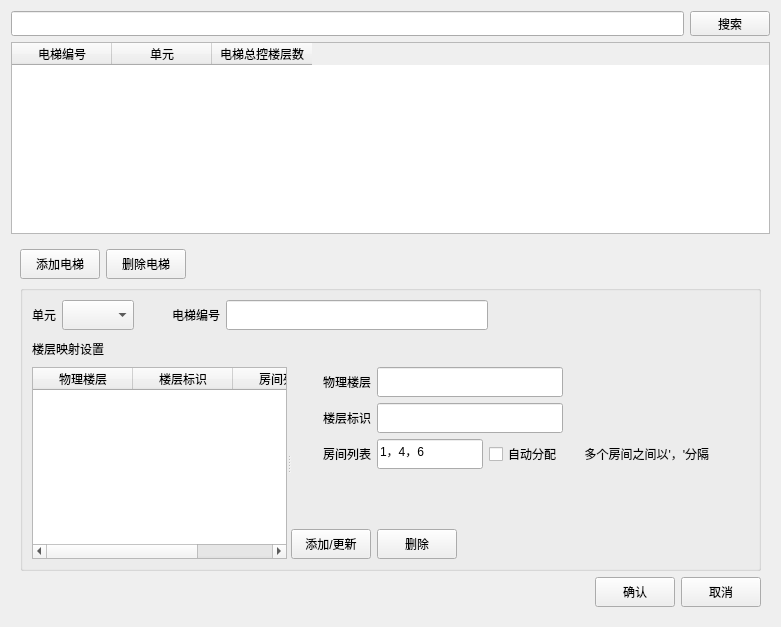
     <widget class="QWidget" name="page_elevator">
      <layout class="QVBoxLayout" name="verticalLayout_19">
       <item>
        <layout class="QHBoxLayout" name="horizontalLayout_26">
         <item>
          <widget class="QLineEdit" name="lineEdit_elevator_search">
           <property name="minimumSize">
            <size>
             <width>0</width>
             <height>25</height>
            </size>
           </property>
           <property name="maximumSize">
            <size>
             <width>16777215</width>
             <height>25</height>
            </size>
           </property>
          </widget>
         </item>
         <item>
          <widget class="QPushButton" name="btn_elevator_search">
           <property name="minimumSize">
            <size>
             <width>0</width>
             <height>25</height>
            </size>
           </property>
           <property name="maximumSize">
            <size>
             <width>16777215</width>
             <height>25</height>
            </size>
           </property>
           <property name="text">
            <string>搜索</string>
           </property>
          </widget>
         </item>
        </layout>
       </item>
       <item>
        <widget class="QTableWidget" name="table_elevator">
         <column>
          <property name="text">
           <string>电梯编号</string>
          </property>
         </column>
         <column>
          <property name="text">
           <string>单元</string>
          </property>
         </column>
         <column>
          <property name="text">
           <string>电梯总控楼层数</string>
          </property>
         </column>
        </widget>
       </item>
       <item>
        <widget class="QWidget" name="wid_elevator" native="true">
         <property name="sizePolicy">
          <sizepolicy hsizetype="Preferred" vsizetype="Expanding">
           <horstretch>0</horstretch>
           <verstretch>0</verstretch>
          </sizepolicy>
         </property>
         <layout class="QVBoxLayout" name="verticalLayout_31">
          <item>
           <layout class="QHBoxLayout" name="horizontalLayout_42">
            <item>
             <widget class="QPushButton" name="btn_addlift">
              <property name="minimumSize">
               <size>
                <width>0</width>
                <height>30</height>
               </size>
              </property>
              <property name="text">
               <string>添加电梯</string>
              </property>
             </widget>
            </item>
            <item>
             <widget class="QPushButton" name="btn_dellift">
              <property name="minimumSize">
               <size>
                <width>0</width>
                <height>30</height>
               </size>
              </property>
              <property name="text">
               <string>删除电梯</string>
              </property>
             </widget>
            </item>
            <item>
             <spacer name="horizontalSpacer_2">
              <property name="orientation">
               <enum>Qt::Horizontal</enum>
              </property>
              <property name="sizeHint" stdset="0">
               <size>
                <width>40</width>
                <height>20</height>
               </size>
              </property>
             </spacer>
            </item>
           </layout>
          </item>
          <item>
           <widget class="QGroupBox" name="group_elevator_content">
            <property name="title">
             <string/>
            </property>
            <layout class="QVBoxLayout" name="verticalLayout_26">
             <item>
              <layout class="QHBoxLayout" name="horizontalLayout_43">
               <item>
                <widget class="QLabel" name="label_33">
                 <property name="text">
                  <string>单元</string>
                 </property>
                 <property name="alignment">
                  <set>Qt::AlignRight|Qt::AlignTrailing|Qt::AlignVCenter</set>
                 </property>
                </widget>
               </item>
               <item>
                <widget class="QComboBox" name="combo_unitnum">
                 <property name="minimumSize">
                  <size>
                   <width>0</width>
                   <height>30</height>
                  </size>
                 </property>
                </widget>
               </item>
               <item>
                <widget class="QLabel" name="label_52">
                 <property name="minimumSize">
                  <size>
                   <width>80</width>
                   <height>0</height>
                  </size>
                 </property>
                 <property name="text">
                  <string>电梯编号</string>
                 </property>
                 <property name="alignment">
                  <set>Qt::AlignRight|Qt::AlignTrailing|Qt::AlignVCenter</set>
                 </property>
                </widget>
               </item>
               <item>
                <widget class="QLineEdit" name="line_elevnum">
                 <property name="minimumSize">
                  <size>
                   <width>0</width>
                   <height>30</height>
                  </size>
                 </property>
                 <property name="text">
                  <string/>
                 </property>
                </widget>
               </item>
               <item>
                <spacer name="horizontalSpacer_4">
                 <property name="orientation">
                  <enum>Qt::Horizontal</enum>
                 </property>
                 <property name="sizeHint" stdset="0">
                  <size>
                   <width>40</width>
                   <height>20</height>
                  </size>
                 </property>
                </spacer>
               </item>
              </layout>
             </item>
             <item>
              <widget class="QLabel" name="label_15">
               <property name="minimumSize">
                <size>
                 <width>0</width>
                 <height>25</height>
                </size>
               </property>
               <property name="text">
                <string>楼层映射设置</string>
               </property>
              </widget>
             </item>
             <item>
              <widget class="QSplitter" name="splitter_3">
               <property name="orientation">
                <enum>Qt::Horizontal</enum>
               </property>
               <widget class="QTableWidget" name="table_map">
                <column>
                 <property name="text">
                  <string>物理楼层</string>
                 </property>
                </column>
                <column>
                 <property name="text">
                  <string>楼层标识</string>
                 </property>
                </column>
                <column>
                 <property name="text">
                  <string>房间列表</string>
                 </property>
                </column>
               </widget>
               <widget class="QWidget" name="widget_5" native="true">
                <layout class="QVBoxLayout" name="verticalLayout_23">
                 <item>
                  <layout class="QHBoxLayout" name="horizontalLayout_54">
                   <item>
                    <widget class="QLabel" name="label_53">
                     <property name="minimumSize">
                      <size>
                       <width>80</width>
                       <height>0</height>
                      </size>
                     </property>
                     <property name="text">
                      <string>物理楼层</string>
                     </property>
                     <property name="alignment">
                      <set>Qt::AlignRight|Qt::AlignTrailing|Qt::AlignVCenter</set>
                     </property>
                    </widget>
                   </item>
                   <item>
                    <widget class="QLineEdit" name="line_actualLayer">
                     <property name="minimumSize">
                      <size>
                       <width>0</width>
                       <height>30</height>
                      </size>
                     </property>
                     <property name="text">
                      <string/>
                     </property>
                    </widget>
                   </item>
                   <item>
                    <spacer name="horizontalSpacer_31">
                     <property name="orientation">
                      <enum>Qt::Horizontal</enum>
                     </property>
                     <property name="sizeHint" stdset="0">
                      <size>
                       <width>40</width>
                       <height>20</height>
                      </size>
                     </property>
                    </spacer>
                   </item>
                  </layout>
                 </item>
                 <item>
                  <layout class="QHBoxLayout" name="horizontalLayout_55">
                   <item>
                    <widget class="QLabel" name="label_56">
                     <property name="minimumSize">
                      <size>
                       <width>80</width>
                       <height>0</height>
                      </size>
                     </property>
                     <property name="text">
                      <string>楼层标识</string>
                     </property>
                     <property name="alignment">
                      <set>Qt::AlignRight|Qt::AlignTrailing|Qt::AlignVCenter</set>
                     </property>
                    </widget>
                   </item>
                   <item>
                    <widget class="QLineEdit" name="line_mapLayer">
                     <property name="minimumSize">
                      <size>
                       <width>0</width>
                       <height>30</height>
                      </size>
                     </property>
                     <property name="text">
                      <string/>
                     </property>
                    </widget>
                   </item>
                   <item>
                    <spacer name="horizontalSpacer_32">
                     <property name="orientation">
                      <enum>Qt::Horizontal</enum>
                     </property>
                     <property name="sizeHint" stdset="0">
                      <size>
                       <width>40</width>
                       <height>20</height>
                      </size>
                     </property>
                    </spacer>
                   </item>
                  </layout>
                 </item>
                 <item>
                  <layout class="QHBoxLayout" name="horizontalLayout_56">
                   <item>
                    <widget class="QLabel" name="label_57">
                     <property name="minimumSize">
                      <size>
                       <width>80</width>
                       <height>0</height>
                      </size>
                     </property>
                     <property name="text">
                      <string>房间列表</string>
                     </property>
                     <property name="alignment">
                      <set>Qt::AlignRight|Qt::AlignTrailing|Qt::AlignVCenter</set>
                     </property>
                    </widget>
                   </item>
                   <item>
                    <widget class="QLineEdit" name="line_roomlist">
                     <property name="minimumSize">
                      <size>
                       <width>0</width>
                       <height>30</height>
                      </size>
                     </property>
                     <property name="text">
                      <string>1，4，6</string>
                     </property>
                    </widget>
                   </item>
                   <item>
                    <widget class="QCheckBox" name="checkBox_4">
                     <property name="text">
                      <string>自动分配</string>
                     </property>
                    </widget>
                   </item>
                   <item>
                    <widget class="QLabel" name="label_17">
                     <property name="text">
                      <string>     多个房间之间以'，'分隔</string>
                     </property>
                    </widget>
                   </item>
                   <item>
                    <spacer name="horizontalSpacer_33">
                     <property name="orientation">
                      <enum>Qt::Horizontal</enum>
                     </property>
                     <property name="sizeHint" stdset="0">
                      <size>
                       <width>40</width>
                       <height>20</height>
                      </size>
                     </property>
                    </spacer>
                   </item>
                  </layout>
                 </item>
                 <item>
                  <spacer name="verticalSpacer_4">
                   <property name="orientation">
                    <enum>Qt::Vertical</enum>
                   </property>
                   <property name="sizeHint" stdset="0">
                    <size>
                     <width>20</width>
                     <height>36</height>
                    </size>
                   </property>
                  </spacer>
                 </item>
                 <item>
                  <layout class="QHBoxLayout" name="horizontalLayout_49">
                   <item>
                    <widget class="QPushButton" name="btn_addliftmap">
                     <property name="minimumSize">
                      <size>
                       <width>0</width>
                       <height>30</height>
                      </size>
                     </property>
                     <property name="text">
                      <string>添加/更新</string>
                     </property>
                    </widget>
                   </item>
                   <item>
                    <widget class="QPushButton" name="btn_delliftmap">
                     <property name="minimumSize">
                      <size>
                       <width>0</width>
                       <height>30</height>
                      </size>
                     </property>
                     <property name="text">
                      <string>删除</string>
                     </property>
                    </widget>
                   </item>
                   <item>
                    <spacer name="horizontalSpacer_14">
                     <property name="orientation">
                      <enum>Qt::Horizontal</enum>
                     </property>
                     <property name="sizeHint" stdset="0">
                      <size>
                       <width>40</width>
                       <height>20</height>
                      </size>
                     </property>
                    </spacer>
                   </item>
                  </layout>
                 </item>
                </layout>
               </widget>
              </widget>
             </item>
            </layout>
           </widget>
          </item>
          <item>
           <layout class="QHBoxLayout" name="horizontalLayout_53">
            <item>
             <spacer name="horizontalSpacer_30">
              <property name="orientation">
               <enum>Qt::Horizontal</enum>
              </property>
              <property name="sizeHint" stdset="0">
               <size>
                <width>40</width>
                <height>20</height>
               </size>
              </property>
             </spacer>
            </item>
            <item>
             <widget class="QPushButton" name="btn_elevt_ok">
              <property name="minimumSize">
               <size>
                <width>0</width>
                <height>30</height>
               </size>
              </property>
              <property name="maximumSize">
               <size>
                <width>16777215</width>
                <height>30</height>
               </size>
              </property>
              <property name="text">
               <string>确认</string>
              </property>
             </widget>
            </item>
            <item>
             <widget class="QPushButton" name="pushButton_16">
              <property name="minimumSize">
               <size>
                <width>0</width>
                <height>30</height>
               </size>
              </property>
              <property name="maximumSize">
               <size>
                <width>16777215</width>
                <height>30</height>
               </size>
              </property>
              <property name="text">
               <string>取消</string>
              </property>
             </widget>
            </item>
           </layout>
          </item>
         </layout>
        </widget>
       </item>
      </layout>
     </widget>
